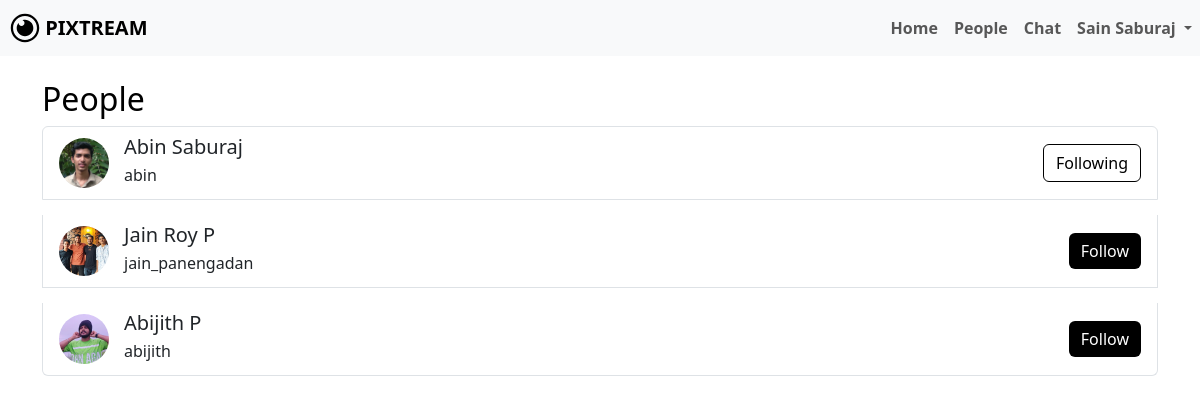
Screenshot of /people.php (signed in) with the database file from the repository.
### tables this page shows
CREATE TABLE IF NOT EXISTS `users` (
  `id` bigint NOT NULL AUTO_INCREMENT,
  `name` varchar(100) DEFAULT NULL,
  `username` varchar(191) DEFAULT NULL,
  `email` varchar(191) DEFAULT NULL,
  `password` varchar(255) DEFAULT NULL,
  `bio` text,
  `profile_picture` varchar(255) DEFAULT 'default.png',
  `location` varchar(255) DEFAULT NULL,
  `created_at` timestamp NOT NULL DEFAULT CURRENT_TIMESTAMP,
  PRIMARY KEY (`id`),
  UNIQUE KEY `username` (`username`),
  UNIQUE KEY `email` (`email`)
);

### people.php (the view, shortened to what this page needs)
<?php
include 'dbconfig.php';
$username = $_SESSION['username'];
$sql = "SELECT * FROM users WHERE username='$username';";
$result = mysqli_query($conn, $sql);
$info = mysqli_fetch_assoc($result);
$name = $info['name'];
$sql = "SELECT * FROM users WHERE username != '$username';";
$result = mysqli_query($conn, $sql);
$followSql = "SELECT followed_id FROM follows WHERE follower_id = (SELECT id FROM users WHERE username='$username');";
$followResult = mysqli_query($conn, $followSql);
$following = [];
while ($followRow = mysqli_fetch_assoc($followResult)) {
    $following[] = $followRow['followed_id'];
}
?>
<!DOCTYPE html>
<html lang="en">
<head>
    <link rel="stylesheet" href="node_modules/bootstrap/dist/css/bootstrap.min.css">
    <link rel="stylesheet" href="assets/css/me.css">
</head>
<body>
    <nav class="navbar navbar-expand-lg navbar-light bg-light">
        <a class="navbar-brand" href="dashboard.php">
            <img src="assets/img/LOGO.svg" width="30" height="30" class="d-inline-block align-top" alt="" id="dash-icon">
            <b>PIXTREAM</b>
        </a>
        <div class="collapse navbar-collapse" id="navbarNavDropdown">
            <ul class="navbar-nav ms-auto">
                <li class="nav-item">
                    <a class="nav-link" href="dashboard.php"><b>Home</b></a>
                </li>
                <li class="nav-item active">
                    <a class="nav-link" href="people.php"><b>People</b></a>
                </li>
                <li class="nav-item active">
                    <a class="nav-link" href="chat.php"><b>Chat</b></a>
                </li>
                <li class="nav-item dropdown">
                    <a class="nav-link dropdown-toggle" href="#" id="navbarDropdownMenuLink" role="button" data-bs-toggle="dropdown" aria-expanded="false">
                        <b><?php echo htmlspecialchars($name); ?></b>
                    </a>
                </li>
            </ul>
        </div>
    </nav>
    <div class="container mt-4">
        <h2>People</h2>
        <ul class="list-group">
        <?php
        if (mysqli_num_rows($result) > 0) {
            while ($row = mysqli_fetch_assoc($result)) {
                $profilePhoto = $row['profile_picture'] ?? 'default.png';
                $isFollowing = in_array($row['id'], $following);
                $buttonClass = $isFollowing ? 'mybtn-outline' : 'mybtn';
                $buttonText = $isFollowing ? 'Following' : 'Follow';
                echo "<li class='list-group-item user-card'>";
                echo "<a href='user_profile.php?username=" . urlencode($row['username']) . "' class='text-decoration-none'>";
                echo "<img src='profile_picture/" . htmlspecialchars($profilePhoto) . "' alt='Profile Photo' class='profile-photo'>";
                echo "<div class='card-body'>";
                echo "<div>";
                echo "<h5 class='mb-1'>" . htmlspecialchars($row['name']) . "</h5>";
                echo "<p class='mb-1'>" . htmlspecialchars($row['username']) . "</p>";
                echo "</div></a>";
                echo "<form action='follow_unfollow.php' method='POST' style='display:inline;'>";
                echo "<button type='submit' class='btn $buttonClass'>$buttonText</button>";
                echo "</form>";
                echo "</div>";
                echo "</li>";
            }
        } else {
            echo "<li class='list-group-item'>No users found.</li>";
        }
        ?>
</body>
</html>

### assets/css/me.css (style rules this page uses)
:root { --bs-body-font-weight: 400; }
body { color: black !important; }
li { cursor: pointer; }
.mybtn { background-color: black; color: white; border: none; }
.mybtn-outline { border: 1px solid black; color: black; }
a { color: inherit; text-decoration: none; }
#dash-icon { margin-left: 10px; }
.user-card { display: flex; align-items: center; margin-bottom: 15px; }
.user-card img { border-radius: 50%; width: 50px; height: 50px; object-fit: cover; margin-right: 15px; }
.user-card .card-body { display: flex; justify-content: space-between; align-items: center; }

### rows the page displays
users: name "Sain Saburaj"
users: profile_picture (picture), name "Abin Saburaj", username "abin", id "Following"
users: profile_picture (picture), name "Jain Roy P", username "jain_panengadan", id "Follow"
users: profile_picture (picture), name "Abijith P", username "abijith", id "Follow"
